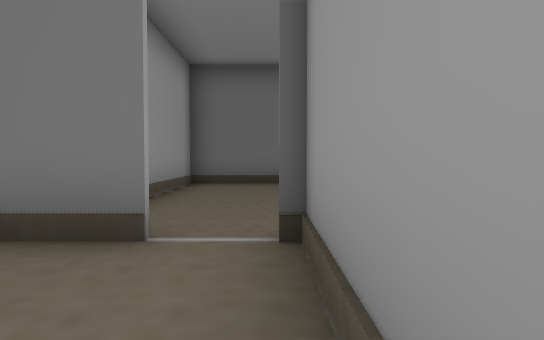
view 1 (above)

16 first-person views from a walk through a 3-D level made in the Unity game engine. The camera is 1.3 m above the floor, tilts 2° down and sees 75° across. Doors are open. The floor is counted in squares, 2 m on a side. Each view is taken from the middle of a square. On the plan, view 1 faces up. The plan holds only what a view shows up to about 10 squares ahead; the rest is blank. The place goes on beyond the plan. Some surface patterns are stand-ins.

view 2
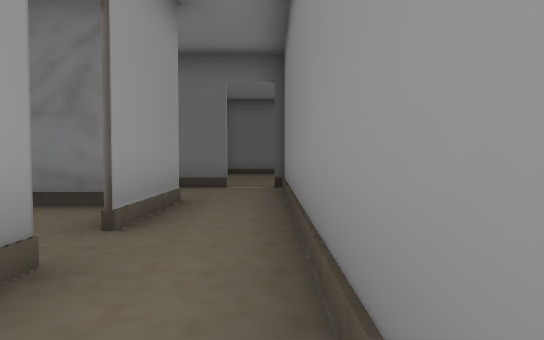

view 3
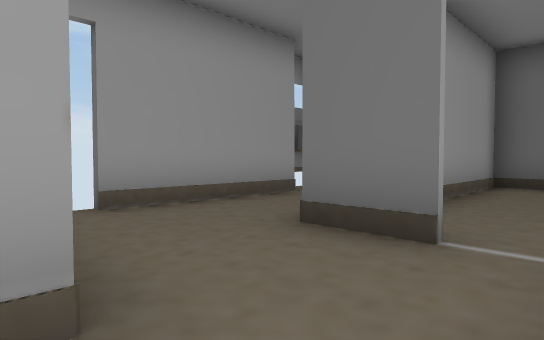

view 4
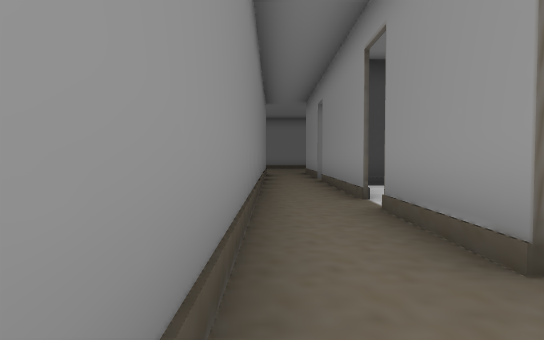

view 5
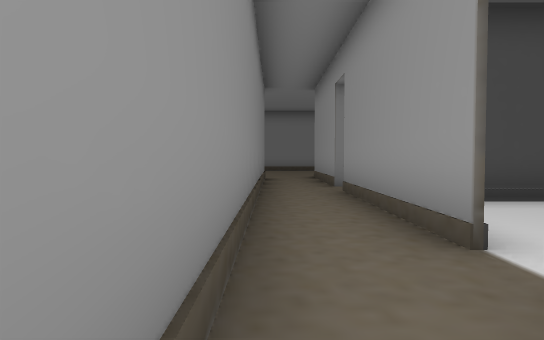

view 6
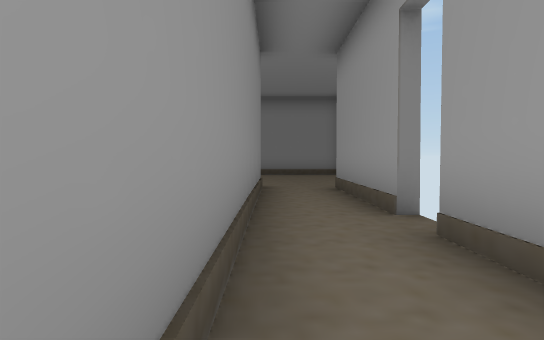

view 7
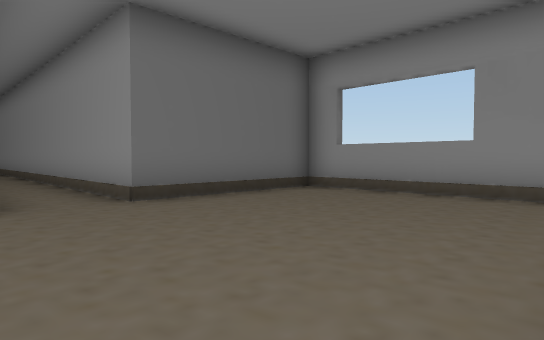

view 8
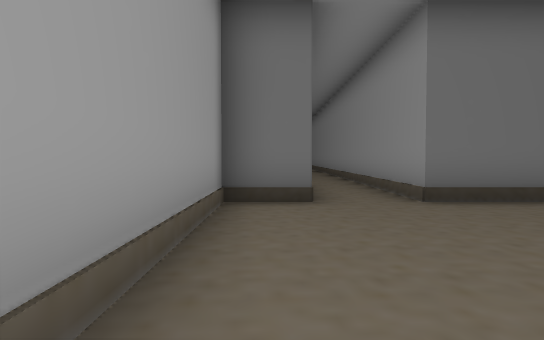

view 9
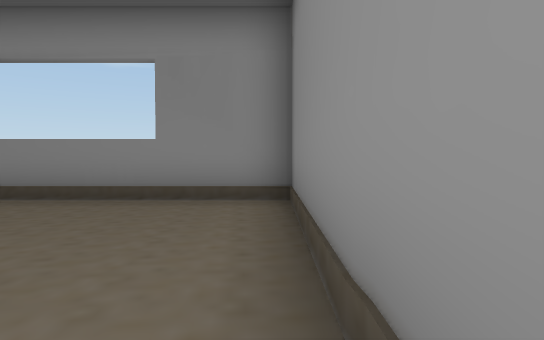

view 10
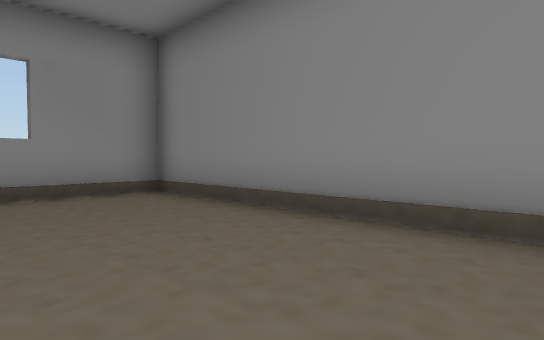

view 11
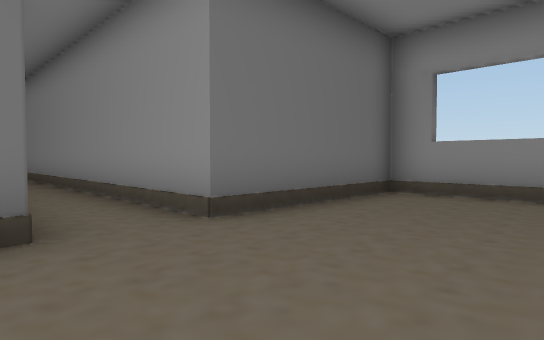

view 12
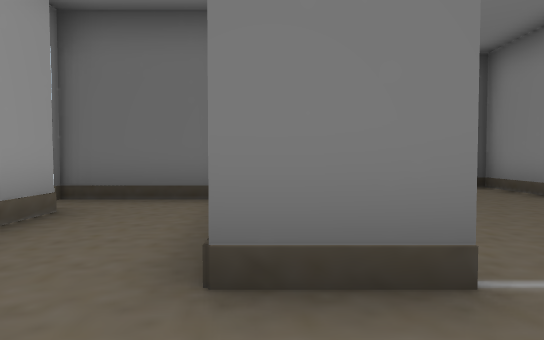

view 13
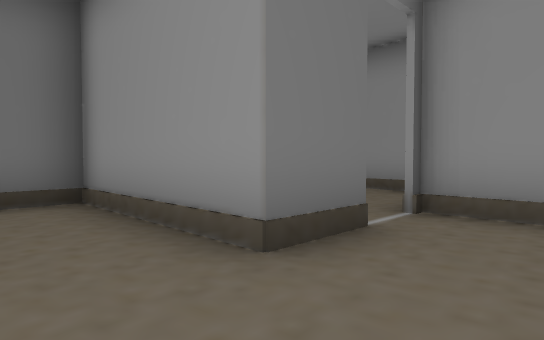

view 14
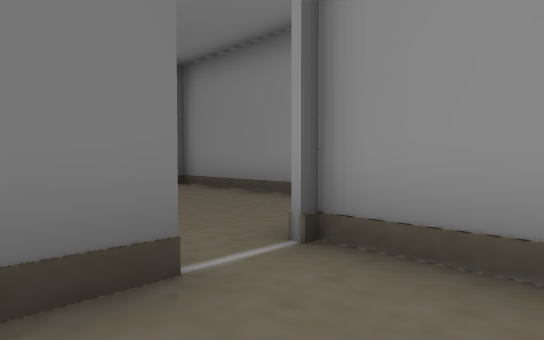

view 15
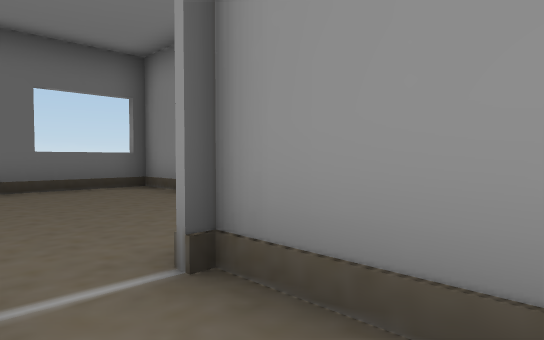

view 16
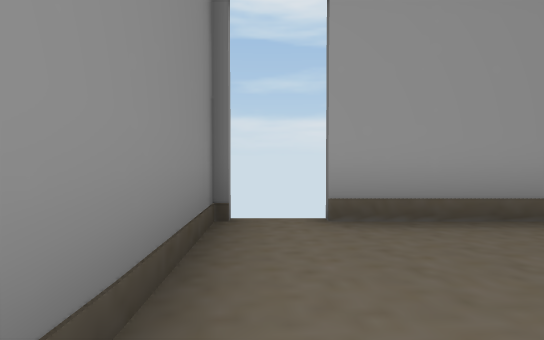

### Floor plan
Key: @ floor where view 1 was taken; # wall or solid block; x gap in a wall; . floor; / step, stairs or slope.
Columns run from 5 left of view 1 to 5 right of it. Each row starts with its distance up from view 1.
  8    #...#
  7  ###...#
  6 ...#...#
  5 #..#...#
  4 #..#...#
  3 #..#x#
  2 #....##
  1  ..../#
  0 #####@#
 -1     #/#
 -2     #/#
 -3     #/#
 -4     #/#
 -5     #/#
 -6    ../#
 -7   ..#/#
 -8   ..#/#
 -9  ..##/#
-10  ###./#
-11     ./#
-12     ./#
-13    #./#
-14    #..#
-15   ##..#####
-16   #.......#
-17   #.......#
-18   #.......#
-19   #.......#
-20   #.......#
-21    .......#
-22    ########

Positions as (right, up) in squares from view 1, and headings:
1: (0, 0), facing up
2: (0, -5), facing up
3: (0, 0), facing up-left
4: (0, -1), facing down
5: (0, -4), facing down
6: (0, -8), facing down
7: (-2, -21), facing up-right
8: (-2, -21), facing up
9: (-1, -21), facing right
10: (-2, -18), facing down-right
11: (-2, -19), facing up-right
12: (-2, 1), facing up
13: (-4, 1), facing up-right
14: (-2, 1), facing up-right
15: (-1, 1), facing up-right
16: (-1, 1), facing left
